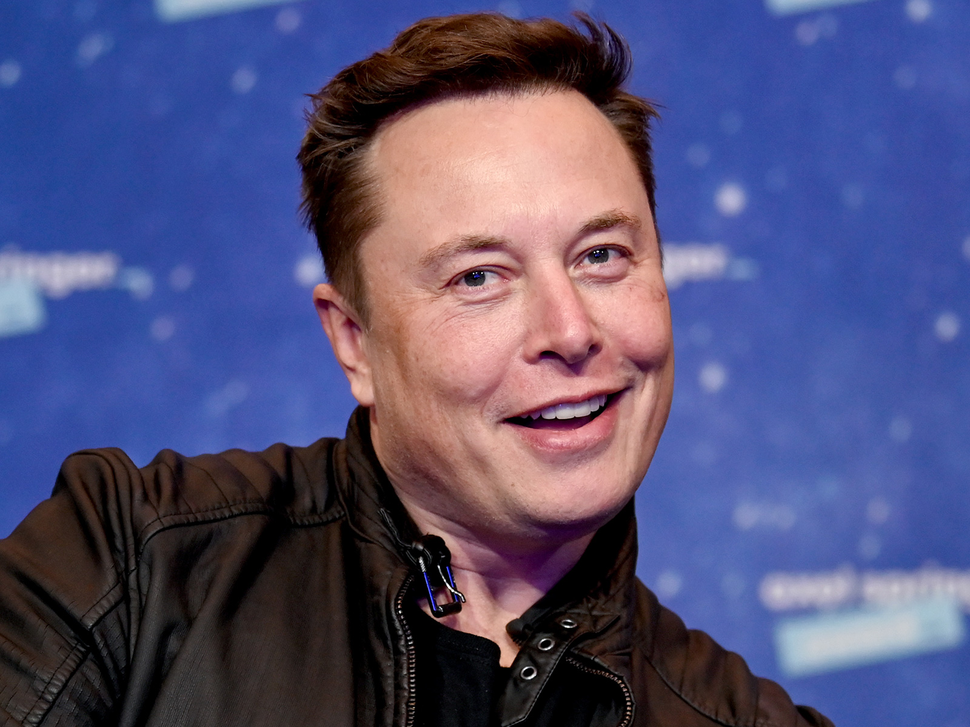
#> input picture python_file_lesson/IMAGE/image.png, 970 x 727 px, shrunk from 1600 x 1200 before the run, found by its file name
$ python 'image_b and w.py'
#> lines starting #> are read from the running program, lines starting #| are printed output that depends on the picture
from PIL import Image
from PIL import ImageFilter

musk = Image.open(r"C:\Users\Owner\Desktop\python-beginner\python_file_lesson\IMAGE\image.png")
#> musk is the input picture: PIL image 970x727 RGB; mean R, G, B 82.2, 80.4, 119.6
musk_blur = musk.filter(ImageFilter.BLUR )
detail = musk.filter(ImageFilter.DETAIL )
edges = musk.filter(ImageFilter.FIND_EDGES )
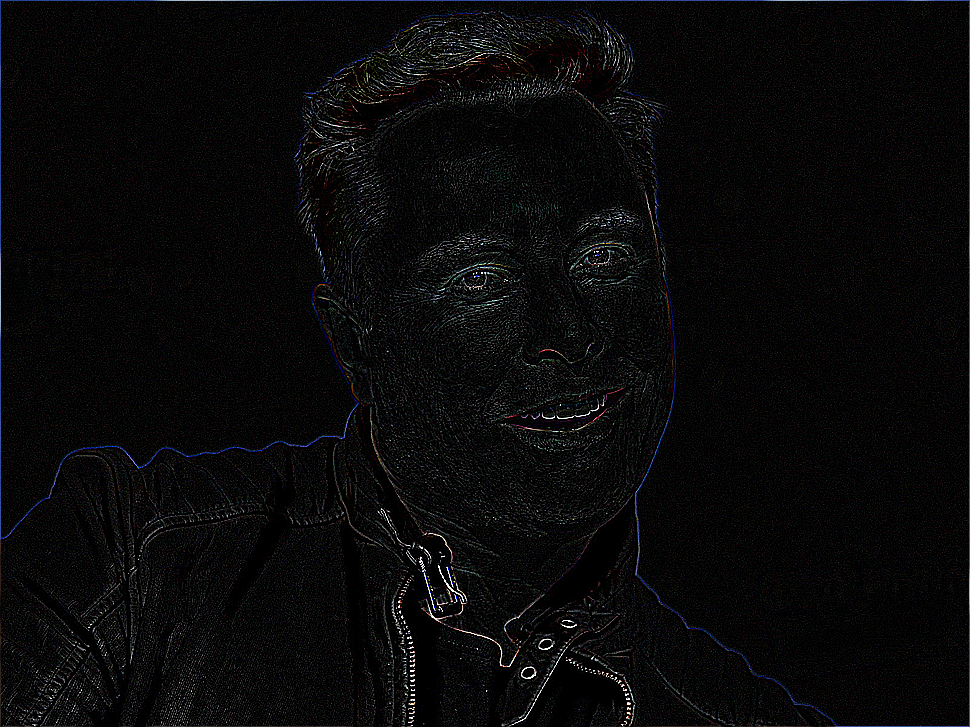
#> edges: PIL image 970x727 RGB; mean R, G, B 9, 8.8, 9.4

musk_blur.show()
detail.show()
edges .show()

$ run again, with python_file_lesson/IMAGE/787.jpg saved as python_file_lesson/IMAGE/image.png
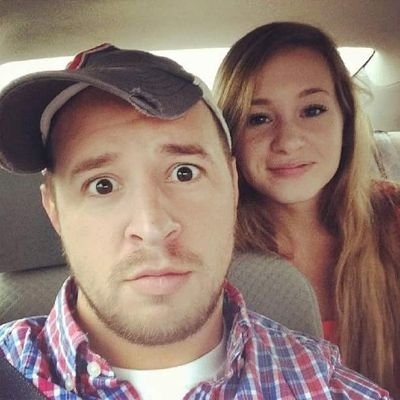
#> input picture python_file_lesson/IMAGE/787.jpg, 400 x 400 px, found by its file name
#> musk is the input picture: PIL image 400x400 RGB; mean R, G, B 144.1, 121.5, 111.9
#> `musk_blur = musk.filter(ImageFilter.BLUR )`:
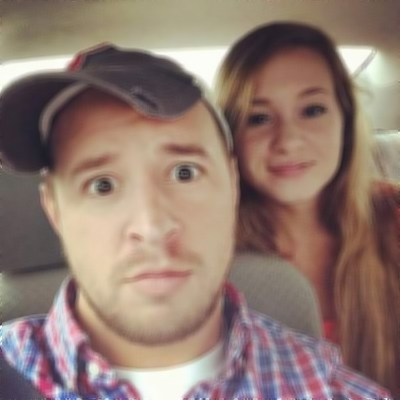
#> musk_blur: PIL image 400x400 RGB; mean R, G, B 144.2, 121.5, 112
#> `edges = musk.filter(ImageFilter.FIND_EDGES )`:
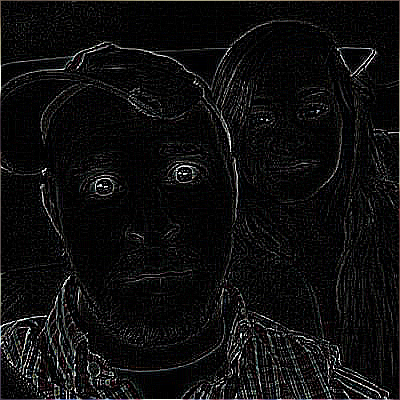
#> edges: PIL image 400x400 RGB; mean R, G, B 14.3, 14.1, 14.2
